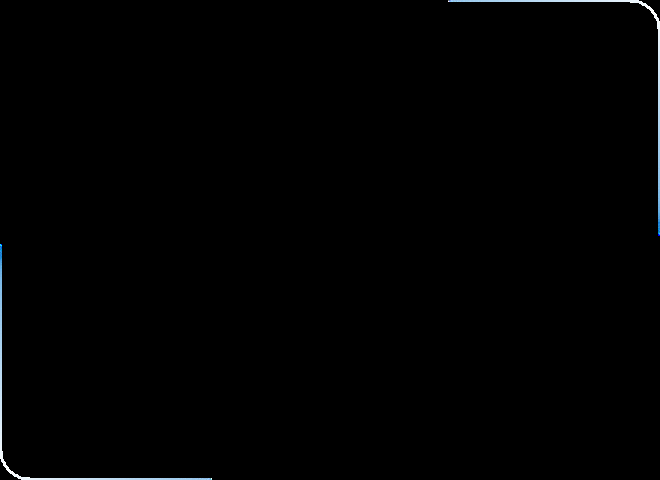
//> input picture app/hmi/assets/home/home_left_img.webp, 660 x 480 px
$ ./main ../../../../app/hmi/assets/home/home_left_img.webp 2   (built with g++ and OpenCV 4)
//> lines starting //> are read from the running program, lines starting //| are printed output that depends on the picture
#include <opencv2/dnn.hpp>
#include <opencv2/imgcodecs.hpp>
#include <opencv2/imgproc.hpp>

#include <cmath>
#include <cstdlib>
#include <iostream>
#include <limits>
#include <string>
#include <vector>

namespace {

void ScalarBgrToNchwFloat(const cv::Mat& rgb_u8, int imgsz, std::vector<float>& nchw) {
    const int plane = imgsz * imgsz;
    nchw.resize(static_cast<std::size_t>(3 * plane));
    for (int y = 0; y < imgsz; ++y) {
        const auto* row = rgb_u8.ptr<cv::Vec3b>(y);
        for (int x = 0; x < imgsz; ++x) {
            const int idx = y * imgsz + x;
            nchw[static_cast<std::size_t>(idx)] = row[x][0] / 255.0F;
            nchw[static_cast<std::size_t>(plane + idx)] = row[x][1] / 255.0F;
            nchw[static_cast<std::size_t>(2 * plane + idx)] = row[x][2] / 255.0F;
        }
    }
}

void BlobRgbToNchwFloat(const cv::Mat& rgb_u8, int imgsz, std::vector<float>& nchw) {
    cv::Mat blob = cv::dnn::blobFromImage(rgb_u8, 1.0 / 255.0, cv::Size(imgsz, imgsz), cv::Scalar(), false, false,
                                          CV_32F);
    if (!blob.isContinuous()) {
        blob = blob.clone();
    }
    const std::size_t count = blob.total();
    const float* src = blob.ptr<float>();
    nchw.assign(src, src + count);
}

float MaxAbsDiff(const std::vector<float>& a, const std::vector<float>& b) {
    if (a.size() != b.size()) {
        return std::numeric_limits<float>::infinity();
    }
    float max_diff = 0.0F;
    for (std::size_t i = 0; i < a.size(); ++i) {
        max_diff = std::max(max_diff, std::fabs(a[i] - b[i]));
    }
    return max_diff;
}

}  // namespace

int main(int argc, char** argv) {
    const char* image_path = nullptr;
    float tolerance = 1e-5F;
    if (argc > 1) {
        if (std::string(argv[1]).find_first_not_of("0123456789.eE+-") == std::string::npos) {
            tolerance = std::stof(argv[1]);
        } else {
            image_path = argv[1];
            if (argc > 2) {
                tolerance = std::stof(argv[2]);
            }
        }
    }

    const int imgsz = 640;

    cv::Mat bgr;
    if (image_path != nullptr && image_path[0] != '\0') {
        bgr = cv::imread(image_path, cv::IMREAD_COLOR);
//> bgr is the input picture: 480 rows x 660 cols, CV_8UC3; mean B, G, R 1.4, 1.3, 1.1
        if (bgr.empty()) {
            std::cerr << "Failed to read image: " << image_path << '\n';
            return 2;
        }
        if (bgr.cols != imgsz || bgr.rows != imgsz) {
            cv::resize(bgr, bgr, cv::Size(imgsz, imgsz));
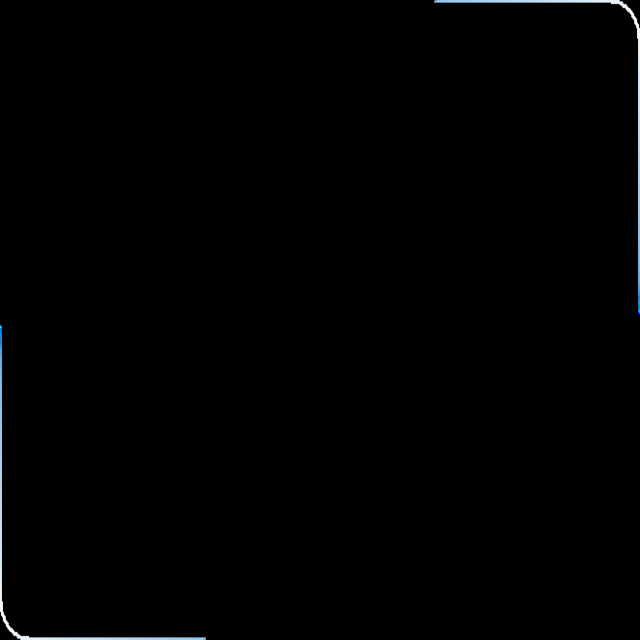
//> bgr: 640 rows x 640 cols, CV_8UC3; mean B, G, R 1.4, 1.2, 1.1
        }
    } else {
        bgr = cv::Mat(imgsz, imgsz, CV_8UC3);
        cv::randu(bgr, cv::Scalar(0, 0, 0), cv::Scalar(255, 255, 255));
    }

    cv::Mat rgb;
    cv::cvtColor(bgr, rgb, cv::COLOR_BGR2RGB);
    if (!rgb.isContinuous()) {
        rgb = rgb.clone();
    }

    std::vector<float> scalar_out;
    std::vector<float> blob_out;
    ScalarBgrToNchwFloat(rgb, imgsz, scalar_out);
//> in ScalarBgrToNchwFloat, `nchw.resize(static_cast<std::size_t>(3 * plane));`: nchw = 1228800 items
//> scalar_out = 1228800 items
    BlobRgbToNchwFloat(rgb, imgsz, blob_out);
//> blob_out = 1228800 items

    const float max_diff = MaxAbsDiff(scalar_out, blob_out);
//> after the loop in MaxAbsDiff, `for (std::size_t i = 0; i < a.size(); ++i)`: max_diff = 5.96e-08
//> max_diff = 5.96e-08
    std::cout << "compare_stain_preprocess: elems=" << scalar_out.size()
              << " max_abs_diff=" << max_diff << " tolerance=" << tolerance << '\n';
//| compare_stain_preprocess: elems=1228800 max_abs_diff=5.96046e-08 tolerance=2

    if (max_diff > tolerance) {
        std::cerr << "FAIL: scalar vs blobFromImage exceeds tolerance\n";
        return 1;
    }
    std::cout << "PASS\n";
    return 0;
}
